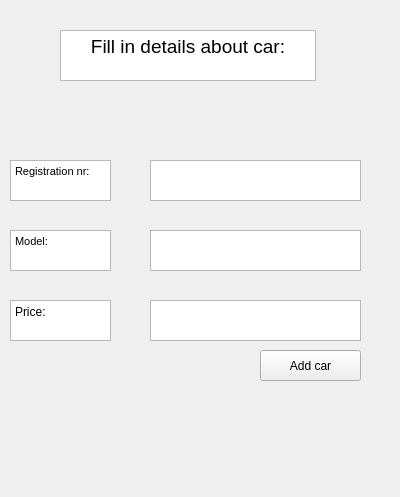
<?xml version="1.0" encoding="UTF-8"?>
<ui version="4.0">
 <class>AddCarsWindow</class>
 <widget class="QWidget" name="AddCarsWindow">
  <property name="geometry">
   <rect>
    <x>0</x>
    <y>0</y>
    <width>400</width>
    <height>497</height>
   </rect>
  </property>
  <property name="windowTitle">
   <string>Form</string>
  </property>
  <widget class="QTextBrowser" name="textBrowser">
   <property name="geometry">
    <rect>
     <x>60</x>
     <y>30</y>
     <width>256</width>
     <height>51</height>
    </rect>
   </property>
   <property name="html">
    <string>&lt;!DOCTYPE HTML PUBLIC &quot;-//W3C//DTD HTML 4.0//EN&quot; &quot;http://www.w3.org/TR/REC-html40/strict.dtd&quot;&gt;
&lt;html&gt;&lt;head&gt;&lt;meta name=&quot;qrichtext&quot; content=&quot;1&quot; /&gt;&lt;meta charset=&quot;utf-8&quot; /&gt;&lt;style type=&quot;text/css&quot;&gt;
p, li { white-space: pre-wrap; }
hr { height: 1px; border-width: 0; }
li.unchecked::marker { content: &quot;\2610&quot;; }
li.checked::marker { content: &quot;\2612&quot;; }
&lt;/style&gt;&lt;/head&gt;&lt;body style=&quot; font-family:'Segoe UI'; font-size:9pt; font-weight:400; font-style:normal;&quot;&gt;
&lt;p align=&quot;center&quot; style=&quot; margin-top:0px; margin-bottom:0px; margin-left:0px; margin-right:0px; -qt-block-indent:0; text-indent:0px;&quot;&gt;&lt;span style=&quot; font-size:14pt;&quot;&gt;Fill in details about car:&lt;/span&gt;&lt;/p&gt;&lt;/body&gt;&lt;/html&gt;</string>
   </property>
  </widget>
  <widget class="QPlainTextEdit" name="Regnum_text">
   <property name="geometry">
    <rect>
     <x>150</x>
     <y>160</y>
     <width>211</width>
     <height>41</height>
    </rect>
   </property>
  </widget>
  <widget class="QPlainTextEdit" name="model_text">
   <property name="geometry">
    <rect>
     <x>150</x>
     <y>230</y>
     <width>211</width>
     <height>41</height>
    </rect>
   </property>
  </widget>
  <widget class="QPlainTextEdit" name="price_text">
   <property name="geometry">
    <rect>
     <x>150</x>
     <y>300</y>
     <width>211</width>
     <height>41</height>
    </rect>
   </property>
  </widget>
  <widget class="QTextBrowser" name="textBrowser_2">
   <property name="geometry">
    <rect>
     <x>10</x>
     <y>160</y>
     <width>101</width>
     <height>41</height>
    </rect>
   </property>
   <property name="html">
    <string>&lt;!DOCTYPE HTML PUBLIC &quot;-//W3C//DTD HTML 4.0//EN&quot; &quot;http://www.w3.org/TR/REC-html40/strict.dtd&quot;&gt;
&lt;html&gt;&lt;head&gt;&lt;meta name=&quot;qrichtext&quot; content=&quot;1&quot; /&gt;&lt;meta charset=&quot;utf-8&quot; /&gt;&lt;style type=&quot;text/css&quot;&gt;
p, li { white-space: pre-wrap; }
hr { height: 1px; border-width: 0; }
li.unchecked::marker { content: &quot;\2610&quot;; }
li.checked::marker { content: &quot;\2612&quot;; }
&lt;/style&gt;&lt;/head&gt;&lt;body style=&quot; font-family:'Segoe UI'; font-size:9pt; font-weight:400; font-style:normal;&quot;&gt;
&lt;p style=&quot; margin-top:0px; margin-bottom:0px; margin-left:0px; margin-right:0px; -qt-block-indent:0; text-indent:0px;&quot;&gt;&lt;span style=&quot; font-size:8pt;&quot;&gt;Registration nr:&lt;/span&gt;&lt;/p&gt;&lt;/body&gt;&lt;/html&gt;</string>
   </property>
  </widget>
  <widget class="QTextBrowser" name="textBrowser_3">
   <property name="geometry">
    <rect>
     <x>10</x>
     <y>230</y>
     <width>101</width>
     <height>41</height>
    </rect>
   </property>
   <property name="html">
    <string>&lt;!DOCTYPE HTML PUBLIC &quot;-//W3C//DTD HTML 4.0//EN&quot; &quot;http://www.w3.org/TR/REC-html40/strict.dtd&quot;&gt;
&lt;html&gt;&lt;head&gt;&lt;meta name=&quot;qrichtext&quot; content=&quot;1&quot; /&gt;&lt;meta charset=&quot;utf-8&quot; /&gt;&lt;style type=&quot;text/css&quot;&gt;
p, li { white-space: pre-wrap; }
hr { height: 1px; border-width: 0; }
li.unchecked::marker { content: &quot;\2610&quot;; }
li.checked::marker { content: &quot;\2612&quot;; }
&lt;/style&gt;&lt;/head&gt;&lt;body style=&quot; font-family:'Segoe UI'; font-size:9pt; font-weight:400; font-style:normal;&quot;&gt;
&lt;p style=&quot; margin-top:0px; margin-bottom:0px; margin-left:0px; margin-right:0px; -qt-block-indent:0; text-indent:0px;&quot;&gt;&lt;span style=&quot; font-size:8pt;&quot;&gt;Model:&lt;/span&gt;&lt;/p&gt;&lt;/body&gt;&lt;/html&gt;</string>
   </property>
  </widget>
  <widget class="QTextBrowser" name="textBrowser_4">
   <property name="geometry">
    <rect>
     <x>10</x>
     <y>300</y>
     <width>101</width>
     <height>41</height>
    </rect>
   </property>
   <property name="html">
    <string>&lt;!DOCTYPE HTML PUBLIC &quot;-//W3C//DTD HTML 4.0//EN&quot; &quot;http://www.w3.org/TR/REC-html40/strict.dtd&quot;&gt;
&lt;html&gt;&lt;head&gt;&lt;meta name=&quot;qrichtext&quot; content=&quot;1&quot; /&gt;&lt;meta charset=&quot;utf-8&quot; /&gt;&lt;style type=&quot;text/css&quot;&gt;
p, li { white-space: pre-wrap; }
hr { height: 1px; border-width: 0; }
li.unchecked::marker { content: &quot;\2610&quot;; }
li.checked::marker { content: &quot;\2612&quot;; }
&lt;/style&gt;&lt;/head&gt;&lt;body style=&quot; font-family:'Segoe UI'; font-size:9pt; font-weight:400; font-style:normal;&quot;&gt;
&lt;p style=&quot; margin-top:0px; margin-bottom:0px; margin-left:0px; margin-right:0px; -qt-block-indent:0; text-indent:0px;&quot;&gt;Price:&lt;/p&gt;&lt;/body&gt;&lt;/html&gt;</string>
   </property>
  </widget>
  <widget class="QPushButton" name="button_addCar">
   <property name="geometry">
    <rect>
     <x>260</x>
     <y>350</y>
     <width>101</width>
     <height>31</height>
    </rect>
   </property>
   <property name="text">
    <string>Add car</string>
   </property>
  </widget>
  <widget class="QLabel" name="statusBar">
   <property name="geometry">
    <rect>
     <x>0</x>
     <y>410</y>
     <width>401</width>
     <height>16</height>
    </rect>
   </property>
   <property name="text">
    <string/>
   </property>
  </widget>
 </widget>
 <resources/>
 <connections/>
</ui>
